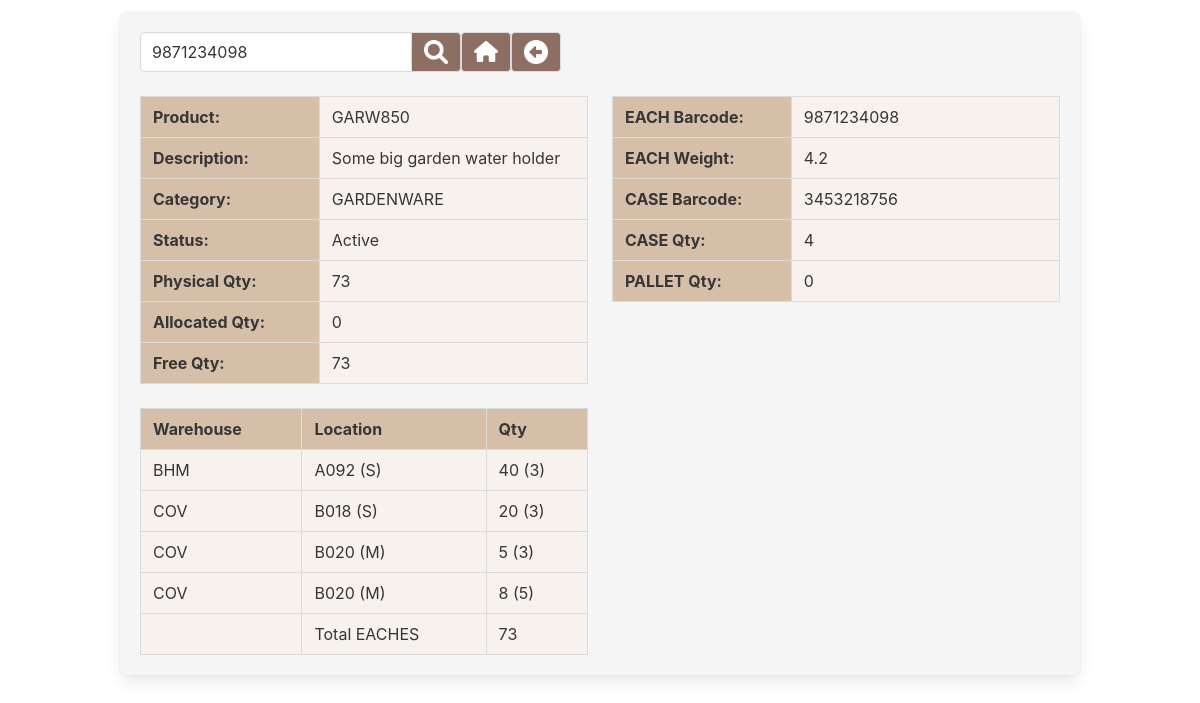
The page /gv_product_search.php?product=9871234098 (signed in) on the database as committed earlier.
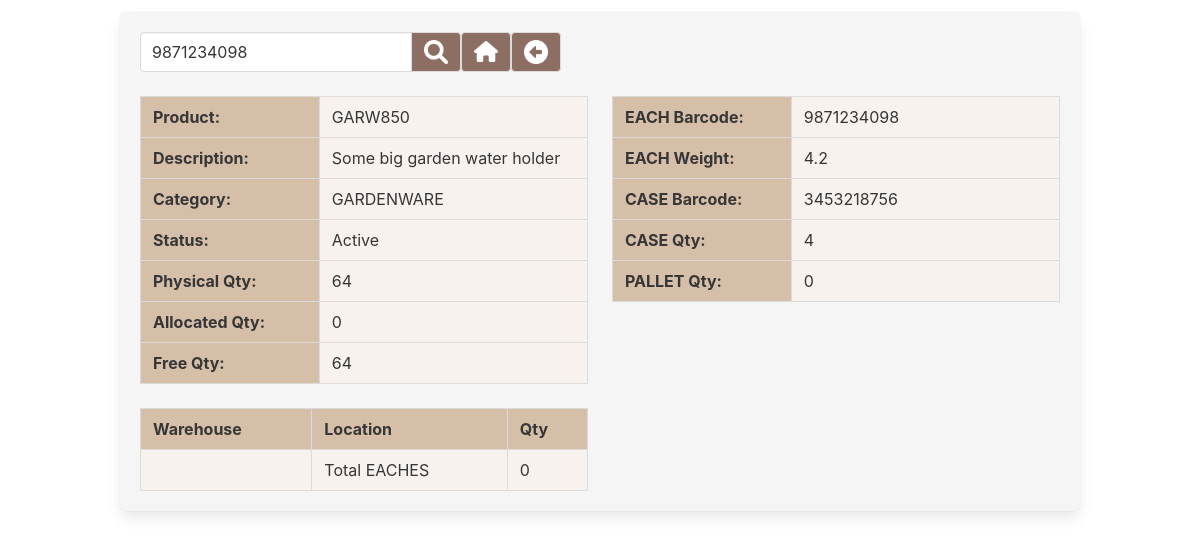
The same page on the database as committed later.
### tables this page shows
CREATE TABLE "geb_product" (
	"prod_pkey"	INTEGER PRIMARY KEY AUTOINCREMENT,
	"prod_code"	TEXT,
	"prod_desc"	TEXT,
	"prod_category"	TEXT,
	"prod_each_barcode"	TEXT,
	"prod_each_weight"	TEXT,
	"prod_case_barcode"	TEXT,
	"prod_case_qty"	INTEGER DEFAULT 0,
	"prod_pall_qty"	INTEGER DEFAULT 0,
	"prod_phy_qty"	INTEGER DEFAULT 0,
	"prod_alloc_qty"	INTEGER DEFAULT 0,
	"prod_free_qty"	INTEGER DEFAULT 0,
	"prod_disabled"	INTEGER DEFAULT 0
);

### lib_login.php (called while the page is built, shortened)
<?php
class Login
{
	private $user_is_logged_in = false;
	public function is_session_started()
	{
		if (php_sapi_name() !== 'cli' )
		{
			if ( version_compare(phpversion(), '5.4.0', '>=') )
			{
				return session_status() === PHP_SESSION_ACTIVE ? TRUE : FALSE;
			}
		}
		return FALSE;
	}
	private function loginWithSessionData()
	{
		$this->user_is_logged_in = true;
	}
	public function isUserLoggedIn()
	{
		return $this->user_is_logged_in;
	}
}

### lib_functions.php (called while the page is built, shortened)
<?php
$loc_types_codes_arr	=	array(
	'10'	=>	'S',
	'20'	=>	'M',
	'30'	=>	'X'
);
$product_status_arr	=	array(
	'0'	=>	'Active',
	'1'	=>	'Disabled'
);
function leave_numbers_only($input_string)
{
	return preg_replace('/[^0-9]/', '', trim($input_string));
}
function convert_dec_to_bin_with_padding($dec_value)
{
        $x = decbin($dec_value);
        return str_pad($x, 16, '0', STR_PAD_LEFT);
}
function core_acl_cookie_check($cookie_value)
{
	$outcome = false;
	$cookie_value	=	leave_numbers_only($cookie_value);
	if ($cookie_value == 1)	{	$outcome = true;	}
	return $outcome;
}
function can_user_access($cookie)
{
	$cookie_array	=	convert_dec_to_bin_with_padding(leave_numbers_only($cookie));
	return core_acl_cookie_check($cookie_array[0]);
}

### gv_product_search.php (the view, shortened to what this page needs)
<?php
require_once("lib_login.php");
$login = new Login();
if ($login->isUserLoggedIn() == true)
{
	require_once("lib_functions.php");
	if ( (can_user_access($_SESSION['user_inventory']))  AND  (leave_numbers_only($_SESSION['user_priv']) >=	min_priv))
	{
		require_once("lib_db_conn.php");
		$product_or_barcode		=	"";
		if (isset($_GET["product"]))
		{
			$product_or_barcode		=	trim($_GET["product"]);
		}
?>
<!DOCTYPE html>
<html lang="en">
<head>
	<link rel="stylesheet" href="css/bulma.css">
	<link rel="stylesheet" href="css/custom.css">
</head>
<body>
<?php
	echo '<div style="height:12px"></div>';
	echo '<section class="section is-paddingless">';
	echo	'<div class="container box has-background-light">';
	$page_form	=	'';
	$page_form	.=	'<form action="gv_product_search.php" method="get">';
		$page_form	.=	'<div class="field has-addons">';
			$page_form	.=	'<p class="control">';
			$page_form	.=		'<input class="input" type="text" id="product" name="product" placeholder="Product code" value="' . $product_or_barcode . '">';
			$page_form	.=	'</p>';
			$page_form	.=	'<p class="control">';
			$page_form	.=		'<button class="button inventory_class iconSearch" style="width:50px;" type="submit"></button>';
			$page_form	.=	'</p>';
		$page_form	.=	'</div>';
	$page_form	.=	'</form>';
	$page_form	.=	'<p class="control">';
	$menu_link	=	"'index.php'";
	$page_form	.=		'<button class="button inventory_class iconHome" style="width:50px;" onClick="open_link(' . $menu_link . ');"></button>';
	$page_form	.=	'</p>';
	$page_form	.=	'<p class="control">';
	$page_form	.=		'<button class="button inventory_class iconBackArrow" style="width:50px;" onClick="goBack();"></button>';
	$page_form	.=	'</p>';
	echo '<nav class="level">
		<div class="level-left">
		<div class="level-item">
	' . $page_form . '
		</div>
		</div>
	</nav>';
	try
	{
		$product_id	=	0;
		$is_barcode	=	false;
		if (is_numeric($product_or_barcode))	{	$is_barcode	=	true;	}
		$sql	=	"
			SELECT
			*
			FROM
			geb_product
			WHERE
		";
		if ($is_barcode)
		{
			$sql	.=	" prod_each_barcode = :iprod_each_bar OR prod_case_barcode = :iprod_case_bar";
		}
		else
		{
			$sql	.=	" prod_code = :iprod_code ";
		}
		$columns_html	=	"";
		$details_html	=	"";
		$backclrA	=	'#d6bfa9';
		$backclrB	=	'#f7f2ee';
		if ($stmt = $db->prepare($sql))
		{
			if ($is_barcode)
			{
				$stmt->bindValue(':iprod_each_bar',	$product_or_barcode,	PDO::PARAM_STR);
				$stmt->bindValue(':iprod_case_bar',	$product_or_barcode,	PDO::PARAM_STR);
			}
			else
			{
				$stmt->bindValue(':iprod_code',	$product_or_barcode,		PDO::PARAM_STR);
			}
			$stmt->execute();
			while($row = $stmt->fetch(PDO::FETCH_ASSOC))
			{
				$product_id		=	trim($row['prod_pkey']);
				$columns_html	.=	'<div class="columns">';
				$columns_html	.=	'<div class="column is-6">';
					$details_html	.=	'<table class="is-fullwidth table is-bordered">';
						$details_html	.=	'<tr>';
							$details_html	.=	'<td style="width:40%; background-color: ' . $backclrA . '; font-weight: bold;">Product:</td>';
							$details_html	.=	'<td style="background-color: ' . $backclrB . ';">' . trim($row['prod_code']) . '</td>';
						$details_html	.=	'</tr>';
						$details_html	.=	'<tr>';
							$details_html	.=	'<td style="background-color: ' . $backclrA . '; font-weight: bold;">Description:</td>';
							$details_html	.=	'<td style="background-color: ' . $backclrB . ';">' . trim($row['prod_desc']) . '</td>';
						$details_html	.=	'</tr>';
						$details_html	.=	'<tr>';
							$details_html	.=	'<td style="background-color: ' . $backclrA . '; font-weight: bold;">Category:</td>';
							$details_html	.=	'<td style="background-color: ' . $backclrB . ';">' . trim($row['prod_category']) . '</td>';
						$details_html	.=	'</tr>';
						$prod_status_id		=	leave_numbers_only($row['prod_disabled']);
						$details_html	.=	'<tr>';
							$details_html	.=	'<td style="background-color: ' . $backclrA . '; font-weight: bold;">Status:</td>';
							$details_html	.=	'<td style="background-color: ' . $backclrB . ';">' . $product_status_arr[$prod_status_id] . '</td>';
						$details_html	.=	'</tr>';
						$details_html	.=	'<tr>';
							$details_html	.=	'<td style="background-color: ' . $backclrA . '; font-weight: bold;">Physical Qty:</td>';
							$details_html	.=	'<td style="background-color: ' . $backclrB . ';">' . trim($row['prod_phy_qty']) . '</td>';
						$details_html	.=	'</tr>';
						$details_html	.=	'<tr>';
							$details_html	.=	'<td style="background-color: ' . $backclrA . '; font-weight: bold;">Allocated Qty:</td>';
							$details_html	.=	'<td style="background-color: ' . $backclrB . ';">' . trim($row['prod_alloc_qty']) . '</td>';
						$details_html	.=	'</tr>';
						$details_html	.=	'<tr>';
							$details_html	.=	'<td style="background-color: ' . $backclrA . '; font-weight: bold;">Free Qty:</td>';
							$details_html	.=	'<td style="background-color: ' . $backclrB . ';">' . trim($row['prod_free_qty']) . '</td>';
						$details_html	.=	'</tr>';
					$details_html	.=	'</table>';
					$columns_html	.=	$details_html;
					$details_html	=	"";
					$columns_html	.=	'</div>';
					$columns_html	.=	'<div class="column is-6">';
					$details_html	.=	'<table class="is-fullwidth table is-bordered">';
					$details_html	.=	'<tr>';
						$details_html	.=	'<td style="width:40%; background-color: ' . $backclrA . '; font-weight: bold;">EACH Barcode:</td>';
						$details_html	.=	'<td style="background-color: ' . $backclrB . ';">' . trim($row['prod_each_barcode']) . '</td>';
					$details_html	.=	'</tr>';
					$details_html	.=	'<tr>';
						$details_html	.=	'<td style="background-color: ' . $backclrA . '; font-weight: bold;">EACH Weight:</td>';
						$details_html	.=	'<td style="background-color: ' . $backclrB . ';">' . trim($row['prod_each_weight']) . '</td>';
					$details_html	.=	'</tr>';
					$details_html	.=	'<tr>';
						$details_html	.=	'<td style="background-color: ' . $backclrA . '; font-weight: bold;">CASE Barcode:</td>';
						$details_html	.=	'<td style="background-color: ' . $backclrB . ';">' . trim($row['prod_case_barcode']) . '</td>';
					$details_html	.=	'</tr>';
					$details_html	.=	'<tr>';
						$details_html	.=	'<td style="background-color: ' . $backclrA . '; font-weight: bold;">CASE Qty:</td>';
						$details_html	.=	'<td style="background-color: ' . $backclrB . ';">' . trim($row['prod_case_qty']) . '</td>';
					$details_html	.=	'</tr>';
					$details_html	.=	'<tr>';
						$details_html	.=	'<td style="background-color: ' . $backclrA . '; font-weight: bold;">PALLET Qty:</td>';
						$details_html	.=	'<td style="background-color: ' . $backclrB . ';">' . trim($row['prod_pall_qty']) . '</td>';
					$details_html	.=	'</tr>';
					$details_html	.=	'</table>';
					$columns_html	.=	$details_html;
					$details_html	=	"";
				$columns_html	.=	'</div>';
			$columns_html	.=	'</div>';
			echo	$columns_html;
			}
		}
		else
		{
			echo "Details Query Failed!";
		}
		$total_product_eaches	=	0;
		$sql	=	"
			SELECT
			wh_code,
			loc_code,
			loc_type,
			stk_unit,
			SUM(stk_qty) as all_stk_qty
			FROM
			geb_stock
			INNER JOIN geb_location ON geb_stock.stk_loc_pkey = geb_location.loc_pkey
			INNER JOIN geb_product ON geb_stock.stk_prod_pkey = geb_product.prod_pkey
			INNER JOIN geb_warehouse ON geb_location.loc_wh_pkey = geb_warehouse.wh_pkey
			WHERE
			stk_disabled = 0
			AND
			loc_disabled = 0
			AND
			prod_pkey = :iprod_pkey
			GROUP BY wh_code, loc_code, loc_type, stk_unit
			ORDER BY wh_code, loc_code
		";
		if ($stmt = $db->prepare($sql))
		{
			$stmt->bindValue(':iprod_pkey',	$product_id,	PDO::PARAM_INT);
			$stmt->execute();
			$columns_html	=	'<div class="columns">';
			$columns_html	.=	'<div class="column is-6">';
			$details_html	.=	'<table class="is-fullwidth table is-bordered">';
			$details_html	.=	'<tr>';
			$details_html	.=	'<th style="background-color: ' . $backclrA . ';">Warehouse</th>';
			$details_html	.=	'<th style="background-color: ' . $backclrA . ';">Location</th>';
			$details_html	.=	'<th style="background-color: ' . $backclrA . ';">Qty</th>';
			$details_html	.=	'</tr>';
			while($row = $stmt->fetch(PDO::FETCH_ASSOC))
			{
				$loc_status_code	=	$loc_types_codes_arr[trim($row['loc_type'])];
				$details_html	.=	'<tr>';
				$details_html	.=	'<td style="background-color: ' . $backclrB . ';">' . trim($row['wh_code']) . '</td>';
				$details_html	.=	'<td style="background-color: ' . $backclrB . ';">' . trim($row['loc_code']) . ' (' . $loc_status_code . ')</td>';
				$details_html	.=	'<td style="background-color: ' . $backclrB . ';">' . trim($row['all_stk_qty']) . ' (' . trim($row['stk_unit']) .   ')</td>';
				$details_html	.=	'</tr>';
				$total_product_eaches	=	$total_product_eaches + trim($row['all_stk_qty']);
			}
			$details_html	.=	'<tr>';
			$details_html	.=	'<td style="background-color: ' . $backclrB . ';"></td>';
			$details_html	.=	'<td style="background-color: ' . $backclrB . ';">Total EACHES</td>';
			$details_html	.=	'<td style="background-color: ' . $backclrB . ';">' . $total_product_eaches . '</td>';
			$details_html	.=	'</tr>';
			$details_html	.=	'</table>';
			$columns_html	.=	$details_html;
			$columns_html	.=	'</div>';
			$columns_html	.=	'</div>';
			echo	$columns_html;
		}
		else
		{
			echo "Stock Query failed!";
		}
	}
	catch(PDOException $e)
	{
		print_message(1, $e->getMessage());
	}
		echo '</div>';
	echo '</section>';
	}
	else
	{
		include("not_logged_in.php");
	}
}
else
{
    include("not_logged_in.php");
}
?>
</body>
</html>

### css/custom.css (style rules this page uses)
.inventory_class { background-color: #8D6E63; color: white; }
.iconBackArrow { background-image: url(../../images/icon_back.png); background-repeat: no-repeat; background-position: center; background-size: 24px; }
.iconHome { background-image: url(../../images/icon_home.png); background-repeat: no-repeat; background-position: center; background-size: 24px; }
.iconSearch { background-image: url(../../images/icon_search.png); background-repeat: no-repeat; background-position: center; background-size: 24px; }

Rows that differ between the two databases and show on the page:
changed geb_product "GARW850": prod_phy_qty "73" → "64"; prod_free_qty "73" → "64"
Other text that changed with them:
$total_product_eaches: "73" → "0"
list line gone: "BHM A092 ( S ) 40 ( 3 )"
list line gone: "COV B018 ( S ) 20 ( 3 )"
list line gone: "COV B020 ( M ) 5 ( 3 )"
list line gone: "COV B020 ( M ) 8 ( 5 )"
